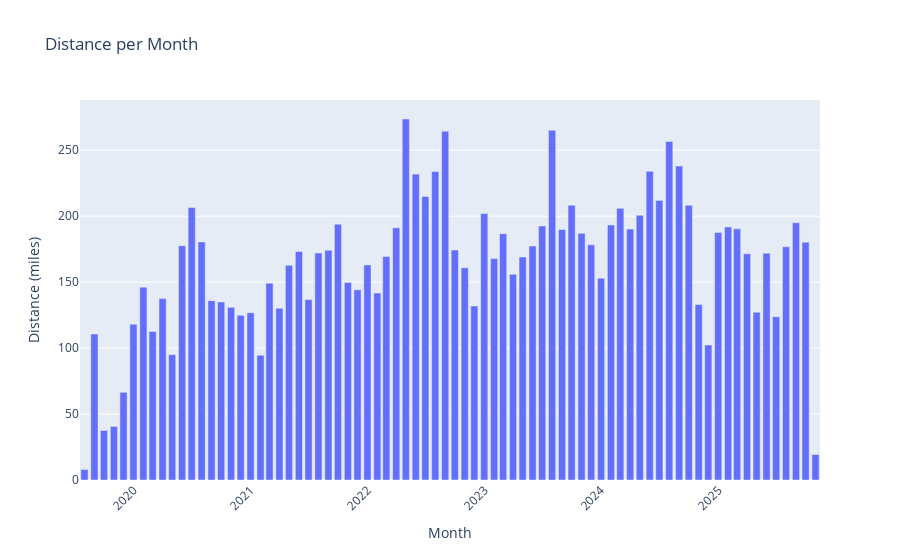

The notebook cell saved with this chart:
### Code cell
import plotly.express as px

activities['period'] = pd.to_datetime(activities['date']).dt.strftime('%Y-%m')
activities['distance_miles'] = activities['distance_meters'] / 1609.34

monthly_stats = activities.groupby('period').agg({
    'distance_miles': 'sum',
    'strava_activity_id': 'count'
}).reset_index()
monthly_stats.rename(columns={'strava_activity_id': 'count'}, inplace=True)

fig = px.bar(monthly_stats, x='period', y='distance_miles', 
             hover_data={'distance_miles': ':.1f', 'count': True},
             title='Distance per Month')
fig.update_layout(xaxis_tickangle=-45, yaxis_title='Distance (miles)', xaxis_title='Month')
fig.show()

### Figure 1 — Plotly figure (JSON) as saved in the notebook; plotly's stock layout.template omitted (floating-point values rounded to 4 significant figures)
{"data": [{"customdata": [[1], [23], [4], [5], [24], [31], [29], [23], [32], [21], [32], [37], [33], [27], [28], [24], [23], [23], [16], [27], [23], [24], [37], [32], [27], [31], [38], [32], [33], [32], [24], [32], [30], [45], [34], [49], [37], [40], [31], [29], [25], [34], [29], [35], [29], [31], [33], [33], [31], [31], [32], [30], [28], [24], [28], [33], [30], [28], [30], [33], [31], [35], [32], [25], [24], [32], [30], [29], [27], [27], [31], [30], [32], [30], [27], [6]], "hovertemplate": "period=%{x}<br>distance_miles=%{y:.1f}<br>count=%{customdata[0]}<extra></extra>", "legendgroup": "", "marker": {"color": "#636efa", "pattern": {"shape": ""}}, "name": "", "orientation": "v", "showlegend": false, "textposition": "auto", "type": "bar", "x": ["2019-08", "2019-09", "2019-10", "2019-11", "2019-12", "2020-01", "2020-02", "2020-03", "2020-04", "2020-05", "2020-06", "2020-07", "2020-08", "2020-09", "2020-10", "2020-11", "2020-12", "2021-01", "2021-02", "2021-03", "2021-04", "2021-05", "2021-06", "2021-07", "2021-08", "2021-09", "2021-10", "2021-11", "2021-12", "2022-01", "2022-02", "2022-03", "2022-04", "2022-05", "2022-06", "2022-07", "2022-08", "2022-09", "2022-10", "2022-11", "2022-12", "2023-01", "2023-02", "2023-03", "2023-04", "2023-05", "2023-06", "2023-07", "2023-08", "2023-09", "2023-10", "2023-11", "2023-12", "2024-01", "2024-02", "2024-03", "2024-04", "2024-05", "2024-06", "2024-07", "2024-08", "2024-09", "2024-10", "2024-11", "2024-12", "2025-01", "2025-02", "2025-03", "2025-04", "2025-05", "2025-06", "2025-07", "2025-08", "2025-09", "2025-10", "2025-11"], "xaxis": "x", "y": [7.974, 110.7, 37.57, 40.58, 66.5, 118.1, 146.2, 112.6, 137.5, 94.99, 177.6, 206.6, 180.5, 136.0, 135.0, 130.9, 124.8, 126.8, 94.56, 149.2, 130.2, 162.7, 173.3, 136.8, 172.1, 174.1, 193.9, 149.8, 144.2, 163.0, 141.7, 169.4, 191.2, 273.7, 231.9, 214.9, 233.9, 264.4, 174.3, 160.9, 131.8, 201.9, 167.8, 186.8, 155.9, 169.1, 177.4, 192.5, 265.1, 189.9, 208.3, 187.0, 178.3, 153.0, 193.3, 206.0, 190.2, 200.7, 234.1, 212.0, 256.6, 238.0, 208.3, 133.1, 102.3, 187.6, 191.9, 190.4, 171.5, 127.2, 171.9, 123.8, 176.8, 195.1, 180.3, 19.34], "yaxis": "y"}], "layout": {"barmode": "relative", "legend": {"tracegroupgap": 0}, "title": {"text": "Distance per Month"}, "xaxis": {"anchor": "y", "domain": [0, 1], "tickangle": -45, "title": {"text": "Month"}}, "yaxis": {"anchor": "x", "domain": [0, 1], "title": {"text": "Distance (miles)"}}}}
